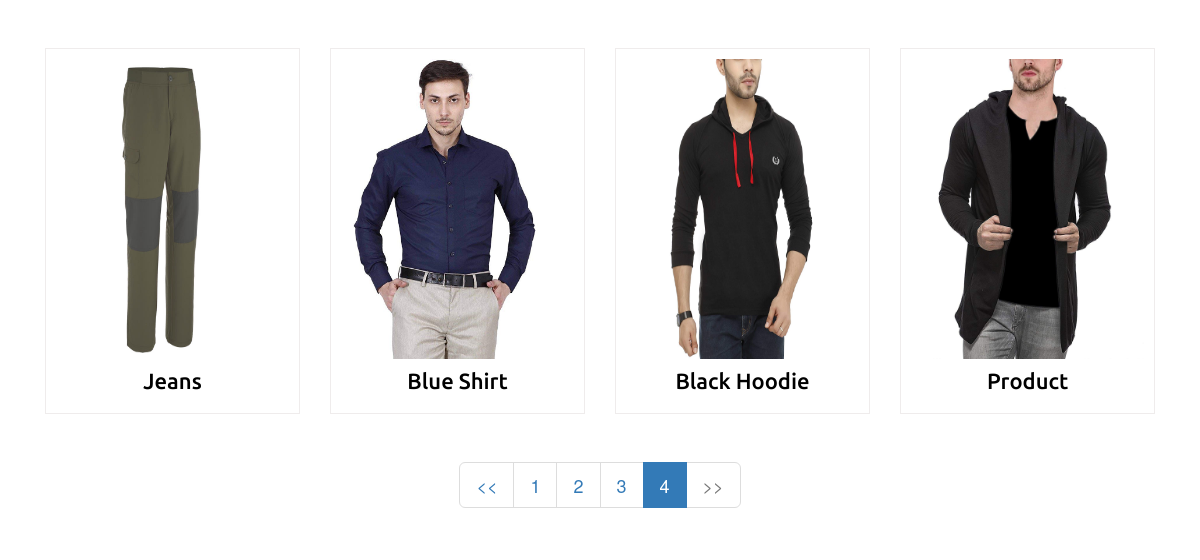
The app's page /php/index.php?page=2 with its own data.
### tables this page shows
CREATE TABLE `products` (
  `pid` int(10) NOT NULL,
  `ptitle` varchar(255) NOT NULL,
  `pdesc` text NOT NULL,
  `pcost` decimal(9,2) NOT NULL,
  `psell` decimal(9,2) NOT NULL,
  `pimg` text NOT NULL,
  `visibility` enum('visible','hidden') NOT NULL DEFAULT 'visible',
  `date_added` timestamp NOT NULL DEFAULT CURRENT_TIMESTAMP
);

### php/lib/library.php (called while the page is built, shortened)
<?php
	class database extends img
	{
		public $conn;
		public function __construct(){
			$this->conn=mysqli_connect(HOST,USER,PASS,DB) or die("error in connectivity");
		}
		private function fire(){
			$qry=$this->createquery();
			$res=mysqli_query($this->conn,$qry);
			return $res;
		}
		private function createquery(){
			$fqry="";
			if(isset($_SESSION['query']))
				$fqry.=$_SESSION['query'];
			if(isset($_SESSION['where']))
				$fqry.=$_SESSION['where'];
			return $fqry;
		}
		private function makestring($condi,$sym,$cop)
		{
			if(is_array($condi))
			{
				$qstr="";
				$i=0;
				foreach($condi as $k=>$v)
				{
					if($i==count($condi)-1)
					{
						if(is_int($v) || is_float($v))
							$qstr.=" ".$k.$cop.mysqli_real_escape_string($this->conn,$v)."";
						else
							$qstr.=" ".$k.$cop."'".mysqli_real_escape_string($this->conn,$v)."'";
					}
					else
					{
						if(is_int($v) || is_float($v))
							$qstr.=" ".$k.$cop.mysqli_real_escape_string($this->conn,$v)." ".$sym;
						else
							$qstr.=" ".$k.$cop."'".mysqli_real_escape_string($this->conn,$v)."' ".$sym;
					}
					$i++;
				}
			}
			else
			{
				$qstr=$condi;
			}
			return $qstr;
		}
		public function get_where($tab,$data,$sym="",$op=""){
			$r=$this->fire();
			$af=mysqli_affected_rows($this->conn);
			if($af>0){
				$ret['data']=$r;
				$ret['num_rec']=mysqli_num_rows($r);
				$ret['msg']="successfully got all the data";
				$ret['status']=true;
				$ret['err']=0;
			}
			else{
				$ret['data']=0;
				$ret['err']=mysqli_error($this->conn);
				$ret['msg']="failed to get data";
				$ret['status']=false;
				$ret['num_rec']=0;
			}
			$ret['aff_rows']=$af;
			$ret['query']=$_SESSION['fq'];
			return $ret;
		}
		public function limit_where($tab,$data,$sym,$op,$s,$e){
			$r=$this->fire();
			$af=mysqli_affected_rows($this->conn);
			if($af>0){
				$ret['data']=$r;
				$ret['num_rec']=mysqli_num_rows($r);
				$ret['msg']="successfully got all the data";
				$ret['status']=true;
				$ret['err']=0;
			}
			else{
				$ret['data']=0;
				$ret['err']=mysqli_error($this->conn);
				$ret['msg']="failed to get data";
				$ret['status']=false;
				$ret['num_rec']=0;
			}
			$ret['aff_rows']=$af;
			$ret['query']=$_SESSION['fq'];
			return $ret;
		}
	}
?>

### php/index.php (the view, shortened to what this page needs)
<?php
	require_once("lib/library.php");
	$ob=new database();
	$limit=4;
    if (isset($_GET["page"])){
		$page=$_GET["page"];
    }else{
		$page=1;
    }
    $start_from=($page-1)*$limit;
	$getpro=$ob->limit_where("products",array("visibility"=>"visible"),"and","=",$start_from,$limit);
	$num=$ob->get_where("products",array("visibility"=>"visible"),",","=")['num_rec'];
	$total=ceil($num/$limit);
?>
<!doctype html>
<html>
	<head>
		<link rel="stylesheet" href="https://maxcdn.bootstrapcdn.com/bootstrap/3.4.0/css/bootstrap.min.css">
		<link href="css/style.css" rel="stylesheet" />
	</head>
	<body>
		<div class="container">
			<div class="product-row">
			<?php
				if($getpro['aff_rows']>0){
					$i=1;
					while($f=mysqli_fetch_array($getpro['data'])){
						$img=explode(",",$f['pimg']);
						?>
				<div class="col-sm-3">
					<div class="mid-item">
						<div class="pro-img">
							<img src="images/<?php echo $img[0];?>" class="img-responsive" />
						</div>
						<div class="pro-text">
							<h4><a href="product_single.php?pro_id=<?php echo $f[0] ?>"><?php echo $f[1] ?></a></h4>
						</div>
					</div>
				</div>
						<?php
						if($i++%4==0){
							echo '<div class="clearfix"></div></div><div class="product-row">';
						}
					}
				}else{
					echo "<h3>No products to show</h3>";
				}
			?>
			</div>
			<div class="text-center">
				<ul class="pagination pagination-lg">
				<?php
					if($page>1 && $page=$total)
						echo '<li><a href="index.php?page='.($page-1).'">&lt;&lt;</a></li>';
					else
						echo '<li class="disabled"><a>&lt;&lt;</a></li>';
					for($i=1;$i<=$total;$i++){
						if($i==$page){
							echo '<li class="active"><a href="index.php?page='.$i.'">'.$i.'</a></li>';
						}else{
							echo '<li><a href="index.php?page='.$i.'">'.$i.'</a></li>';
						}
					}
					if($page<$total && $page>=1)
						echo '<li><a href="index.php?page='.($page+1).'">&gt;&gt;</a></li>';
					else
						echo '<li class="disabled"><a>&gt;&gt;</a></li>';
				?>
				</ul>
			</div>
		</div>
	</body>
</html>

### php/css/style.css (style rules this page uses)
.product-row { padding-top:2em; }
.mid-item { position: relative; border: 1px solid #EFECEC; padding: 10px; }
.pro-img img { height:300px; }
.pro-text h4 { text-align:center; }
.pro-text h4 a { color:#000; font-family: 'Ubuntu', sans-serif; font-size:22px; text-transform:capitalize; text-decoration:none; margin-bottom:0px; }
.container { padding-top:20px; }

### records on screen
products: shows a picture, ptitle "Jeans"
products: shows a picture, ptitle "Blue Shirt"
products: shows a picture, ptitle "Black Hoodie"
products: shows a picture, ptitle "Product"
